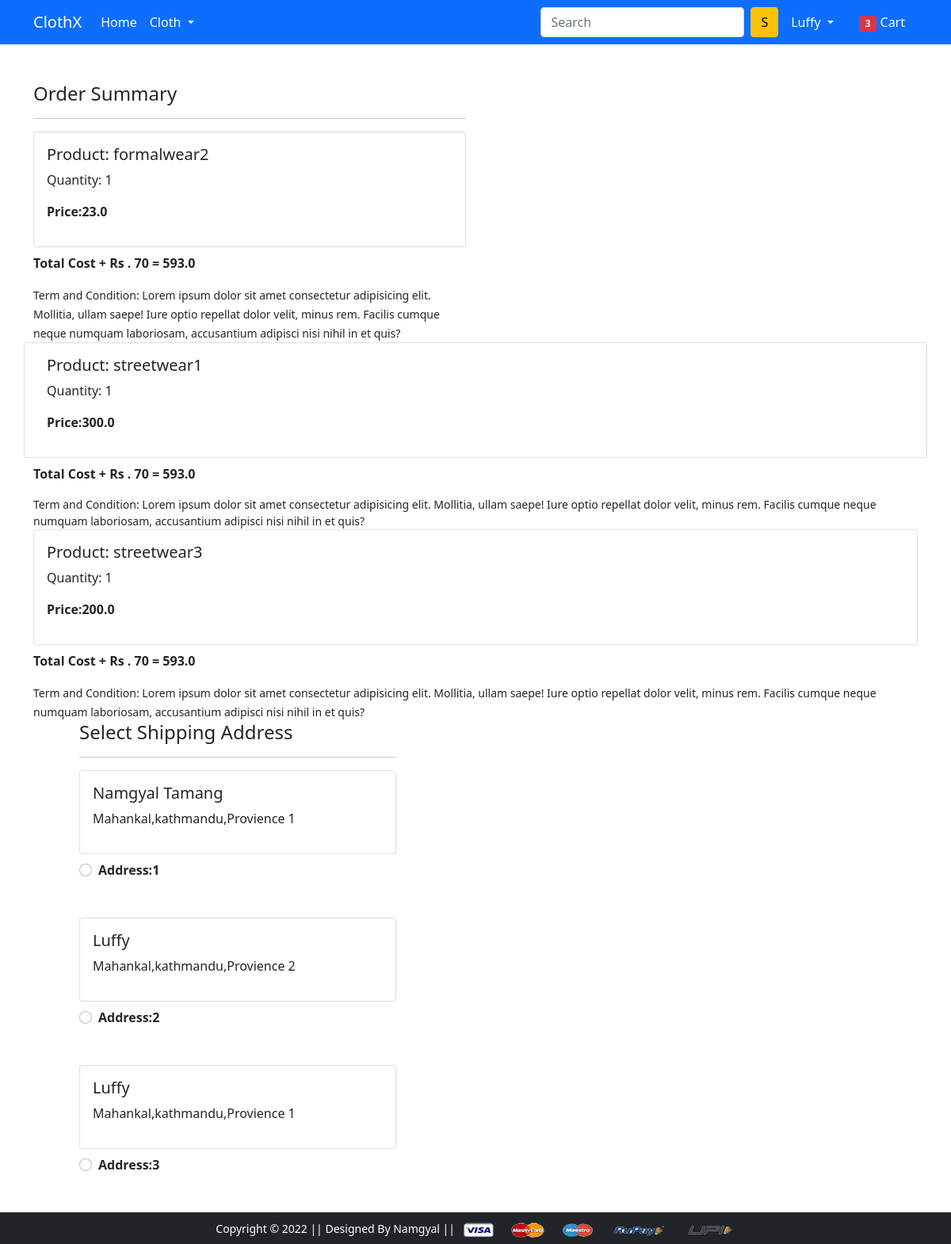
The page /checkout/ (signed in) on the database its author committed.
### app/models.py (models this page shows)
class Cart(models.Model):
    user = models.ForeignKey(User,on_delete=models.CASCADE)
    product = models.ForeignKey(Product,on_delete=models.CASCADE)
    quantity = models.PositiveIntegerField(default=1)
    @property
    def total_cost(self):
        return self.quantity * self.product.discounted_price

class Product(models.Model):
    title = models.CharField(max_length=100)
    selling_price = models.FloatField()
    discounted_price = models.FloatField()
    description = models.TextField()
    brand = models.CharField(max_length=100)
    category = models.CharField(choices=CATEGORY_CHOICES,max_length=2)
    product_image = models.ImageField(upload_to='productimg')

class Customer(models.Model):
    user = models.ForeignKey(User,on_delete=models.CASCADE)
    name = models.CharField(max_length=200)
    locality = models.CharField(max_length=200)
    city = models.CharField(max_length=50)
    zipcode = models.IntegerField()
    provience = models.CharField(choices=Provience_choice,max_length=50)

### app/views.py (the view)
# urls.py: path('checkout/', views.checkout, name='checkout'),
@login_required
def checkout(request):
    user = request.user
    add = Customer.objects.filter(user=user)
    cart_items = Cart.objects.filter(user=user)
    amount = 0.0
    shipping_amount = 70.0
    totalitem = 0
    if request.user.is_authenticated:
        totalitem = len(Cart.objects.filter(user=request.user))
    cart_product = [p for p in Cart.objects.all() if p.user == request.user]
    if cart_product:
        for p in cart_product:
            tempamount = (p.quantity * p.product.discounted_price)
            amount +=tempamount
        totalamount = amount + shipping_amount
    return render(request, 'app/checkout.html',{'add':add,'totalamount':totalamount,'cart_items':cart_items,'totalitem':totalitem})

### app/templates/app/checkout.html (shortened to what this page needs)
{% extends 'app/base.html' %}
{% load static %}
{% block main-content %}
<div class="container">
 <div class="row mt-5">
  <div class="col-sm-6">
    <h4>Order Summary</h4>
    <hr>
    {%for item in cart_items %}
      <div class="card mb-2">
        <div class="card-body">
          <h5>Product: {{item.product.title}}</h5>
          <p>Quantity: {{item.quantity}}</p>
          <p class="fw-bold">Price:{{item.total_cost}} </p>
        </div>
      </div>
    <p class="fw-bold">Total Cost + Rs . 70 = {{totalamount}}</p>
    <small>Term and Condition: Lorem ipsum dolor sit amet consectetur adipisicing elit. Mollitia, ullam saepe! Iure optio repellat dolor velit, minus rem. Facilis cumque neque numquam laboriosam, accusantium adipisci nisi nihil in et quis?</small>
  </div>
  {%endfor%}
  <div class="col-sm-4 offset-sm-1">
    <h4>Select Shipping Address</h4>
    <hr>
    <form action="/paymentdone" id="myform">
      {% for ad in add%}
      <div class="card">
        <div class="card-body">
        <h5>{{ad.name}}</h5>
        <p>{{ad.locality}},{{ad.city}},{{ad.provience}}</p>
        </div>
      </div>
        <div class="form-check mt-2 mb-5">
          <input class="form-check-input" type="radio" value="{{ad.id}}" name="custid" id="custadd{{forloop.counter}}">
          <label class="form-check-label fw-bold" for="custadd{{forloop.counter}}">Address:{{forloop.counter}} </label>
        </div>
        {%endfor%}
      </form>
    </div>
{% endblock main-content %}
{% block payment-gateway %}
</body>
</html>
{% endblock payment-gateway %}

### app/templates/app/base.html (shortened to what this page needs)
<!doctype html>
{% load static %}
<html lang="en">
  <head>
    <link href="https://cdn.jsdelivr.net/npm/bootstrap@5.0.0-beta1/dist/css/bootstrap.min.css" rel="stylesheet">
    <link rel="stylesheet" href="{% static 'app/css/owl.carousel.min.css' %}">
    <link rel="stylesheet" href="{% static 'app/css/all.min.css' %}">
    <link rel="stylesheet" href="{% static 'app/css/style.css' %}">
  </head>
  <body>
    <nav class="navbar navbar-expand-lg navbar-dark bg-primary">
     <div class="container">
       <a class="navbar-brand" href="/">ClothX</a>
       <div class="collapse navbar-collapse" id="navbarSupportedContent">
         <ul class="navbar-nav me-auto mb-2 mb-lg-0">
           <li class="nav-item">
             <a class="nav-link active" aria-current="page" href="/">Home</a>
           </li>
           <li class="nav-item dropdown">
             <a class="nav-link dropdown-toggle text-white" href="#" id="fashionDropdown" role="button" data-bs-toggle="dropdown" aria-expanded="false">
               Cloth
             </a>
           </li>
         </ul>
         <form class="d-flex">
           <input class="form-control me-2" type="search" placeholder="Search" aria-label="Search">
           <button class="btn btn-warning" type="submit">S</button>
         </form>
         <div>
          <ul class="navbar-nav me-auto mb-2 mb-lg-0">
            {% if request.user.is_authenticated %}
           <li class="nav-item dropdown mx-2">
              <a class="nav-link dropdown-toggle text-white" href="#" id="profileDropdown" role="button" data-bs-toggle="dropdown" aria-expanded="false">
                {{request.user|capfirst}}
              </a>
            </li>
            <li class="nav-item mx-2">
             <a href="{% url 'showcart' %}" class="nav-link text-white"><span class="badge bg-danger">{{totalitem}}</span> Cart </a>
            </li>
            {%endif%}
          </ul>
         </div>
       </div>
     </div>
    </nav>
    {% block main-content %} {% endblock main-content %}
    {% block payment-gateway%} {% endblock payment-gateway%}
    <footer class="container-fluid bg-dark text-center p-2 mt-5">
        <small class="text-white">Copyright &copy; 2022 || Designed By Namgyal || </small>
        <img src="{% static 'app/images/payment.png' %}" alt="" srcset="" class="img-fluid" height="2px">
    </footer>
  </body>
</html>

### rows shown on the page
Cart: product "formalwear2", quantity "1", total_cost "23.0", totalamount "593.0"
Cart: product "streetwear1", quantity "1", total_cost "300.0", totalamount "593.0"
Cart: product "streetwear3", quantity "1", total_cost "200.0", totalamount "593.0"
Customer: name "Namgyal Tamang", locality "Mahankal", city "kathmandu", provience "Provience 1"
Customer: name "Luffy", locality "Mahankal", city "kathmandu", provience "Provience 2"
Customer: name "Luffy", locality "Mahankal", city "kathmandu", provience "Provience 1"

### other values the page prints
{{ request.user|capfirst }} "Luffy"
{{ totalitem }} "3"
